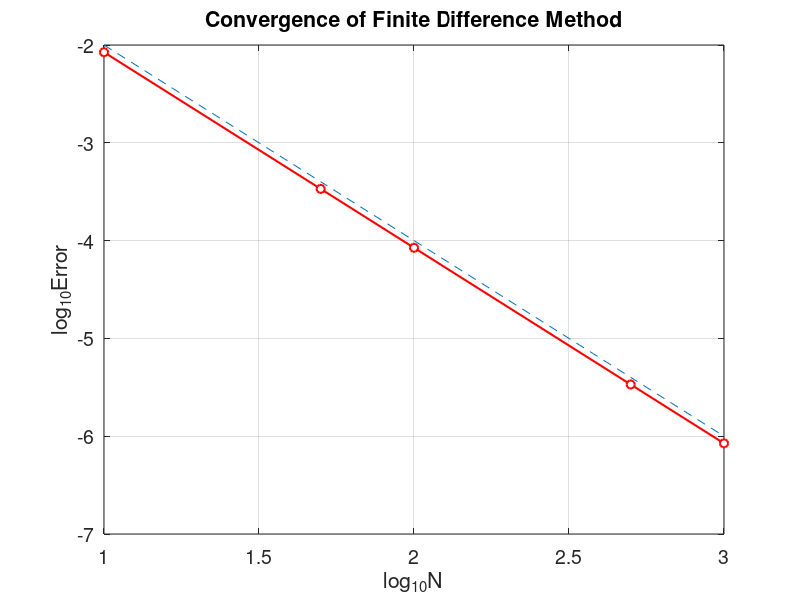

The MATLAB source for this figure:
% fdm1d1_error.m
% finite difference method for 1D problem
% -u''+u'=pi^2*sin(pi*x)+pi*cos(pi*x)  in [0,1]
% u(0)=0, u(1)=0 ;
% exact solution : u=sin(pi*x)
clear all
Nvec=[10 50 100 500 1000];    % Number of splits
Error=[];
for k=1:length(Nvec)
    N=Nvec(k);
    h=1/N;
    x=0:h:1;
    N=length(x)-1;
    A=diag((2/h^2)*ones(N-1,1))...
        +diag((1/(2*h)-1/h^2)*ones(N-2,1),1)...
        +diag((-1/(2*h)-1/h^2)*ones(N-2,1),-1);
    b=pi^2*sin(pi*x(2:N))+pi*cos(pi*x(2:N));
    u=A\b';
    u=[0;u;0];
    ue=sin(pi*x');
    error=max(abs(u-ue));
    Error=[Error,error];
end
plot(log10(Nvec),log10(Error),'ro-','MarkerFaceColor','w','LineWidth',1.5)
hold on,
plot(log10(Nvec), log10(Nvec.^(-2)), '--')
grid on,
xlabel('log_{10}N','fontsize', 16), ylabel('log_{10}Error','fontsize',16),
title('Convergence of Finite Difference Method','fontsize',14)
set(gca,'fontsize',14)
for i=1:length(Nvec)-1     % computating convergence order
    order(i)=-log(Error(i)/Error(i+1))/(log(Nvec(i)/Nvec(i+1)));
end
Error   
order
